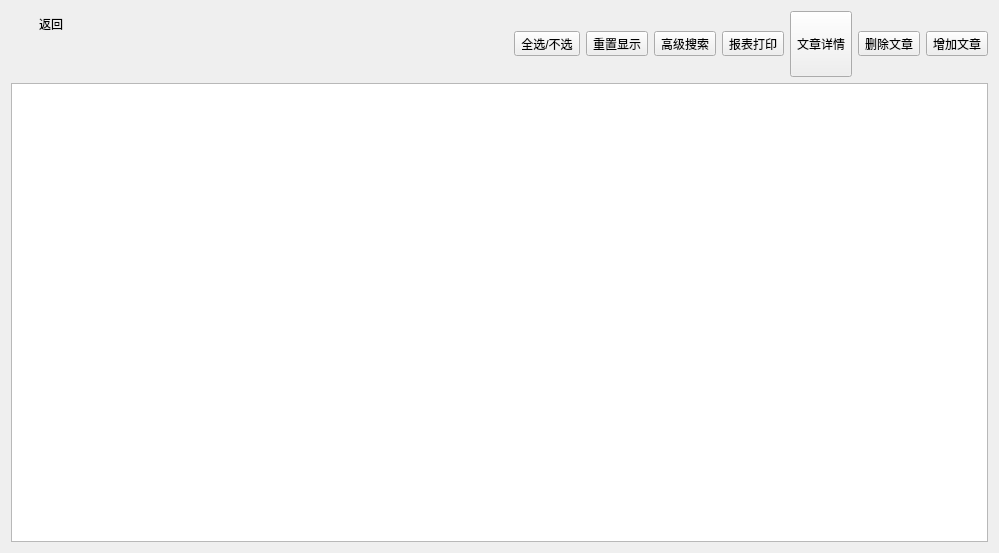
<?xml version="1.0" encoding="UTF-8"?>
<ui version="4.0">
 <class>WinPaperCatalog</class>
 <widget class="QWidget" name="WinPaperCatalog">
  <property name="geometry">
   <rect>
    <x>0</x>
    <y>0</y>
    <width>999</width>
    <height>553</height>
   </rect>
  </property>
  <property name="windowTitle">
   <string>WinArticleCatalog</string>
  </property>
  <layout class="QVBoxLayout" name="verticalLayout_2">
   <item>
    <layout class="QHBoxLayout" name="horizontalLayout">
     <item>
      <layout class="QVBoxLayout" name="verticalLayout">
       <item>
        <widget class="QPushButton" name="btn_back">
         <property name="minimumSize">
          <size>
           <width>0</width>
           <height>0</height>
          </size>
         </property>
         <property name="text">
          <string>返回</string>
         </property>
         <property name="icon">
          <iconset resource="MainWin.qrc">
           <normaloff>:/Icon/Resources/图标/back_1152px_1143771_easyicon.net.png</normaloff>:/Icon/Resources/图标/back_1152px_1143771_easyicon.net.png</iconset>
         </property>
         <property name="iconSize">
          <size>
           <width>38</width>
           <height>40</height>
          </size>
         </property>
         <property name="flat">
          <bool>true</bool>
         </property>
        </widget>
       </item>
       <item>
        <spacer name="verticalSpacer">
         <property name="orientation">
          <enum>Qt::Vertical</enum>
         </property>
         <property name="sizeType">
          <enum>QSizePolicy::Preferred</enum>
         </property>
         <property name="sizeHint" stdset="0">
          <size>
           <width>20</width>
           <height>40</height>
          </size>
         </property>
        </spacer>
       </item>
      </layout>
     </item>
     <item>
      <spacer name="horizontalSpacer">
       <property name="orientation">
        <enum>Qt::Horizontal</enum>
       </property>
       <property name="sizeHint" stdset="0">
        <size>
         <width>178</width>
         <height>20</height>
        </size>
       </property>
      </spacer>
     </item>
     <item>
      <widget class="QToolButton" name="btn_selectAll">
       <property name="maximumSize">
        <size>
         <width>100</width>
         <height>16777215</height>
        </size>
       </property>
       <property name="text">
        <string>全选/不选</string>
       </property>
       <property name="icon">
        <iconset resource="MainWin.qrc">
         <normaloff>:/Icon/Resources/图标/accept_page_128px_500987_easyicon.net.png</normaloff>:/Icon/Resources/图标/accept_page_128px_500987_easyicon.net.png</iconset>
       </property>
       <property name="iconSize">
        <size>
         <width>60</width>
         <height>50</height>
        </size>
       </property>
       <property name="toolButtonStyle">
        <enum>Qt::ToolButtonTextUnderIcon</enum>
       </property>
      </widget>
     </item>
     <item>
      <widget class="QToolButton" name="btn_refresh">
       <property name="text">
        <string>重置显示</string>
       </property>
       <property name="icon">
        <iconset resource="MainWin.qrc">
         <normaloff>:/Icon/Resources/图标/matte_white_square_icon_arrows_arrow_circle_refresh_512px_570726_easyicon.net.png</normaloff>:/Icon/Resources/图标/matte_white_square_icon_arrows_arrow_circle_refresh_512px_570726_easyicon.net.png</iconset>
       </property>
       <property name="iconSize">
        <size>
         <width>60</width>
         <height>50</height>
        </size>
       </property>
       <property name="toolButtonStyle">
        <enum>Qt::ToolButtonTextUnderIcon</enum>
       </property>
      </widget>
     </item>
     <item>
      <widget class="QToolButton" name="btn_search">
       <property name="text">
        <string>高级搜索</string>
       </property>
       <property name="icon">
        <iconset resource="MainWin.qrc">
         <normaloff>:/Icon/Resources/图标/search_black_and_white.png</normaloff>:/Icon/Resources/图标/search_black_and_white.png</iconset>
       </property>
       <property name="iconSize">
        <size>
         <width>45</width>
         <height>50</height>
        </size>
       </property>
       <property name="toolButtonStyle">
        <enum>Qt::ToolButtonTextUnderIcon</enum>
       </property>
      </widget>
     </item>
     <item>
      <widget class="QToolButton" name="btn_print">
       <property name="text">
        <string>报表打印</string>
       </property>
       <property name="icon">
        <iconset resource="MainWin.qrc">
         <normaloff>:/Icon/Resources/图标/printer_128px_523218_easyicon.net.png</normaloff>:/Icon/Resources/图标/printer_128px_523218_easyicon.net.png</iconset>
       </property>
       <property name="iconSize">
        <size>
         <width>50</width>
         <height>50</height>
        </size>
       </property>
       <property name="toolButtonStyle">
        <enum>Qt::ToolButtonTextUnderIcon</enum>
       </property>
      </widget>
     </item>
     <item>
      <widget class="QToolButton" name="btn_articleInfo">
       <property name="minimumSize">
        <size>
         <width>0</width>
         <height>66</height>
        </size>
       </property>
       <property name="text">
        <string>文章详情</string>
       </property>
       <property name="icon">
        <iconset resource="MainWin.qrc">
         <normaloff>:/Icon/Resources/图标/book_128px_501187_easyicon.net.png</normaloff>:/Icon/Resources/图标/book_128px_501187_easyicon.net.png</iconset>
       </property>
       <property name="iconSize">
        <size>
         <width>60</width>
         <height>50</height>
        </size>
       </property>
       <property name="toolButtonStyle">
        <enum>Qt::ToolButtonTextUnderIcon</enum>
       </property>
      </widget>
     </item>
     <item>
      <widget class="QToolButton" name="btn_delete">
       <property name="text">
        <string>删除文章</string>
       </property>
       <property name="icon">
        <iconset resource="MainWin.qrc">
         <normaloff>:/Icon/Resources/图标/delete_page_128px_501003_easyicon.net.png</normaloff>:/Icon/Resources/图标/delete_page_128px_501003_easyicon.net.png</iconset>
       </property>
       <property name="iconSize">
        <size>
         <width>60</width>
         <height>50</height>
        </size>
       </property>
       <property name="toolButtonStyle">
        <enum>Qt::ToolButtonTextUnderIcon</enum>
       </property>
      </widget>
     </item>
     <item>
      <widget class="QToolButton" name="btn_add">
       <property name="text">
        <string>增加文章</string>
       </property>
       <property name="icon">
        <iconset resource="MainWin.qrc">
         <normaloff>:/Icon/Resources/图标/add_page_128px_500989_easyicon.net.png</normaloff>:/Icon/Resources/图标/add_page_128px_500989_easyicon.net.png</iconset>
       </property>
       <property name="iconSize">
        <size>
         <width>60</width>
         <height>50</height>
        </size>
       </property>
       <property name="toolButtonStyle">
        <enum>Qt::ToolButtonTextUnderIcon</enum>
       </property>
      </widget>
     </item>
    </layout>
   </item>
   <item>
    <widget class="QTableView" name="m_paperTable">
     <attribute name="horizontalHeaderStretchLastSection">
      <bool>true</bool>
     </attribute>
    </widget>
   </item>
  </layout>
 </widget>
 <layoutdefault spacing="6" margin="11"/>
 <resources>
  <include location="MainWin.qrc"/>
 </resources>
 <connections/>
</ui>
